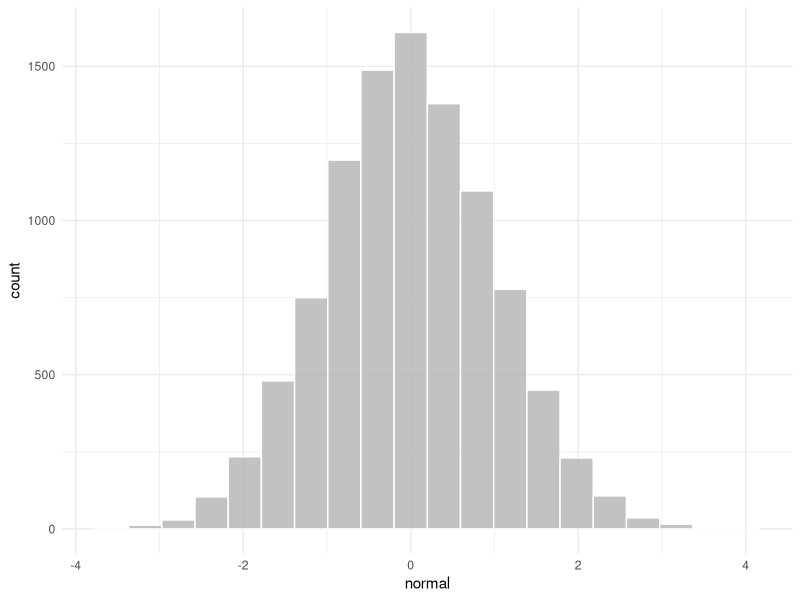
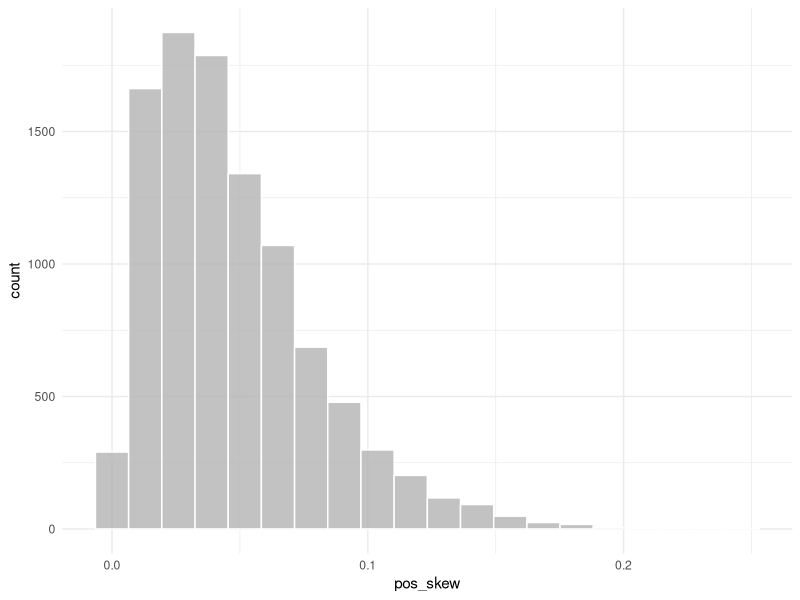
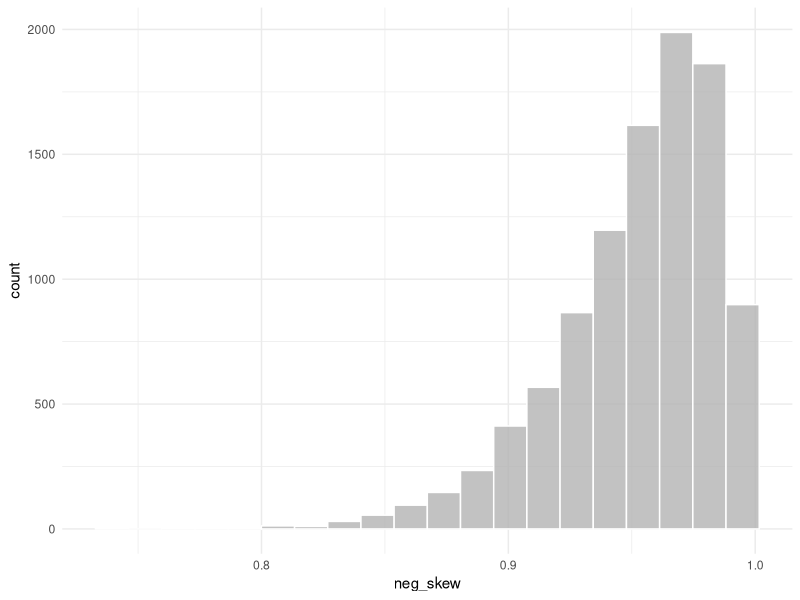

Here is the R script that generated these plots, in order:
## ---- chunk 1
knitr::opts_chunk$set(echo = TRUE)
## ---- chunk 2
library(tidyverse)

set.seed(082521)
data = tibble(categories = rep(letters[1:5], times = c(25, 15, 37, 40, 83)),
                   test_scores = rnorm(n = 200, mean = 145.24, sd = 2.48),
                   normal_distribution = rnorm(n = 200, mean = 0, sd = 1)) %>% 
  rowid_to_column()

set.seed(082521)
normal = rnorm(10000, mean = 0, sd = 1)
neg_skew = rbeta(10000, shape1 = 40, shape2 = 2)
pos_skew = rbeta(10000, shape1 = 2, shape2 = 40)

skew = tibble::tibble(normal, 
                       pos_skew,
                       neg_skew) %>% 
  rowid_to_column()

options(scipen = 999)
theme_set(theme_minimal())
## ---- chunk 3
skew %>% 
  ggplot(aes(normal)) + 
  geom_histogram(fill = "gray70", color = "white", bins = 20, alpha = .8)
## ---- chunk 4
skew %>% 
  ggplot(aes(pos_skew)) + 
  geom_histogram(fill = "gray70", color = "white", bins = 20, alpha = .8)
## ---- chunk 5
skew %>% 
  ggplot(aes(neg_skew)) + 
  geom_histogram(fill = "gray70", color = "white", bins = 20, alpha = .8)
## ---- chunk 6
# copy and paste this into your R

set.seed(082421)
categories = rep(letters[1:5], times = c(5, 3, 2, 8, 12))
test_scores = rnorm(n = 30, mean = 4.21, sd = 1.16)

example = tibble(categories, test_scores) %>% 
  rowid_to_column()
  
categories = as.factor(categories)

N = 30

# If doing it by hand, the test scores and categories are below
test_scores

categories

## ---- chunk 7
table(categories)

a = 5/30 #.167
b = 3/30 #.1
c = 2/30 #.067
d = 8/30 #.267
e = 12/30 #.4

# cbind(a, b, c, d, e)

a + b + c + d + e
.167 + .1 + .067 + .267 + .4
## ---- chunk 8
d + e

.267 + .4
## ---- chunk 9
table(categories)

# E is the most common value
## ---- chunk 10
sort(test_scores)
sort(test_scores)[15:16]

(4.17 + 4.25)/2

# median value is 4.21
median(test_scores)
## ---- chunk 11
test_scores

2.736386+2.275197+3.914406+3.832424+1.438419+4.248828+7.135805+4.573231 + 3.048463+3.834346+2.795695+5.414713+5.043057+4.601812+5.427571+4.800366+3.643789+5.168277+5.126070+6.255702+2.291076+4.038750+6.849778+4.28989 +6.104763+4.601148+4.167243+2.675319+3.541787+3.419616

127.29/30

# The mean is 4.24

mean(test_scores)
## ---- chunk 12
test_scores

2.736386 - 4.243131
2.275197 - 4.243131
3.914406 - 4.243131
3.832424 - 4.243131
1.438419 - 4.243131
4.248828 - 4.243131
7.135805 - 4.243131
4.573231 - 4.243131
3.048463 - 4.243131
3.834346 - 4.243131
2.795695 - 4.243131
5.414713 - 4.243131
5.043057 - 4.243131
4.601812 - 4.243131
5.427571 - 4.243131
4.800366 - 4.243131
3.643789 - 4.243131
5.168277 - 4.243131
5.126070 - 4.243131
6.255702 - 4.243131
2.291076 - 4.243131
4.038750 - 4.243131
6.849778 - 4.243131
4.28989 - 4.243131
6.104763 - 4.243131
4.601148 - 4.243131
4.167243 - 4.243131
2.675319 - 4.243131
3.541787 - 4.243131
3.419616 - 4.243131

deviation = test_scores - 4.243131

deviation
